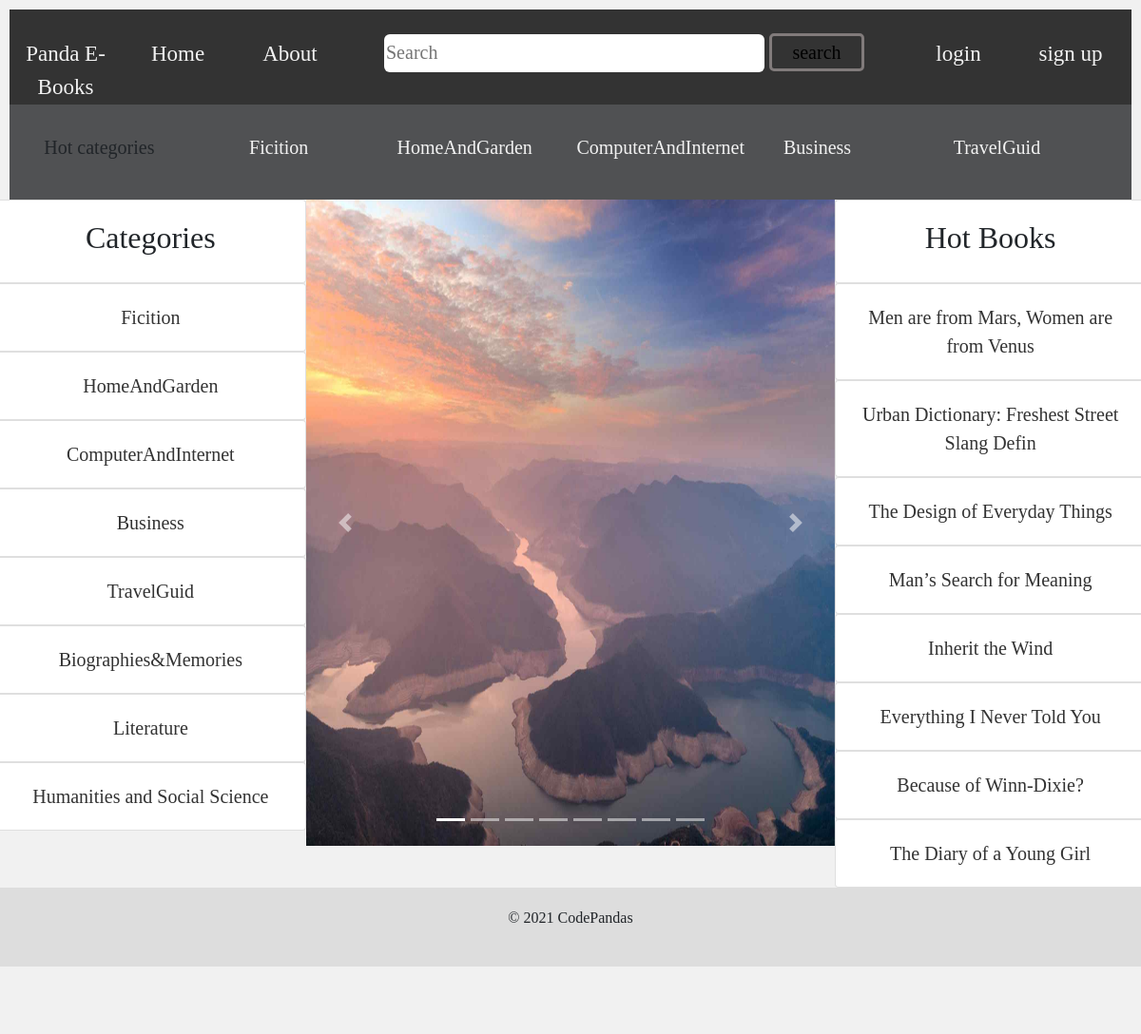
The page / on the database its author committed.
### panda/models.py (models this page shows, shortened)
class Category(models.Model):
    MAX_LENGTH = 200
    name = models.CharField(max_length=MAX_LENGTH,unique=True)
    likes = models.IntegerField(default=0)
    Sdescription =models.CharField(max_length=MAX_LENGTH)
    slug = models.SlugField(unique=True,blank=True)
    class Meta:
        verbose_name_plural = 'Categories'

class Book(models.Model):
    TITLE_MAX_SIZE = 128
    category = models.ForeignKey(Category, on_delete=models.CASCADE)
    name = models.CharField(max_length=TITLE_MAX_SIZE)
    slug = models.SlugField(unique=True,blank=True)
    views = models.IntegerField(default=0)
    image = models.ImageField(upload_to='book_images',blank = True)
    likes = models.IntegerField(default=0)
    rating = models.FloatField(default=0.0)
    description = models.CharField(max_length=1000)
    def photo_url(self):
        if self.image and hasattr(self.image, 'url'):
            return self.image.url
        else:
            return '/media/book_images/rango.jpg'

### panda/views.py (the view)
# urls.py: path('',views.homepage, name='homepage'),
def homepage(request):
    context_dict ={}
    all_category = Category.objects.order_by('-likes')[:8]
    category_list = Category.objects.order_by('-likes')[:5]
    book_list = Book.objects.order_by('-likes')[:8]
    context_dict['all_category'] = all_category
    context_dict['categories'] = category_list
    context_dict['books'] = book_list
    context_dict['book1'] = book_list[0]
    context_dict['book2'] = book_list[1]
    context_dict['book3'] = book_list[2]
    context_dict['book4'] = book_list[3]
    context_dict['book5'] = book_list[4]
    context_dict['book6'] = book_list[5]
    context_dict['book7'] = book_list[6]
    context_dict['book8'] = book_list[7]
    return render(request,'panda/homepage.html',context=context_dict)

### templates/panda/homepage.html (shortened to what this page needs)
{% extends 'panda/base.html' %}
{% load staticfiles %}
{% block main_block %}
<div >
<div class="homepage">
  <a >Hot categories</a>
    {% if categories %}
    {% for category in categories %}
    <a class="nav-link" href="{% url 'panda:show_category' category.slug %}">{{ category.name }}
    </a>
    {% endfor %}
    {% endif %}
</div></div>
<div class="row">
    <div class="leftcolumn">
      <div class="card"><h2 class="barTitile">Categories</h2></div>
            {% if all_category %}
            {% for category in all_category %}
            <div class="card">
            <p class="card-text">
            <a href="{% url 'panda:show_category' category.slug %}">{{ category.name }}</a>
         </p></div>
            {% endfor %}
            {% endif %}
    </div>
    <div class="mediumcolumn">
        <div id="demo" class="carousel slide" data-ride="carousel">
            <ul class="carousel-indicators">
              <li data-target="#demo" data-slide-to="0" class="active"></li>
              <li data-target="#demo" data-slide-to="1"></li>
              <li data-target="#demo" data-slide-to="2"></li>
              <li data-target="#demo" data-slide-to="3"></li>
              <li data-target="#demo" data-slide-to="4"></li>
              <li data-target="#demo" data-slide-to="5"></li>
              <li data-target="#demo" data-slide-to="6"></li>
              <li data-target="#demo" data-slide-to="7"></li>
            </ul>
            <div class="carousel-inner">
              <div class="carousel-item active">
                <img width="100%"  height="680px" src="{{book1.photo_url}}">
              </div>
            </div>
            <a class="carousel-control-prev" href="#demo" data-slide="prev">
              <span class="carousel-control-prev-icon"></span>
            </a>
            <a class="carousel-control-next" href="#demo" data-slide="next">
              <span class="carousel-control-next-icon"></span>
            </a>
          </div>
        </div>
    <div class="rightcolumn">
      <div class="card"><h2 class="barTitile">Hot Books</h2></div>
            {% if books %}
            {% for book in books %}
            <div class="card">
            <p class="card-text">
            <a href="{% url 'panda:show_book' book.slug %}">{{ book.name }}</a>
         </p></div>
            {% endfor %}
            {% endif %}
    </div>
  {% endblock %}

### static/css_js/css/base.css (style rules this page uses)
* { box-sizing: border-box; }
body { font-family: MV Boli; padding: 10px; background: #f1f1f1; }
.leftcolumn, .rightcolumn { float: left; width: 27%; }
.mediumcolumn { float: left; width: 46%; background-color: #f1f1f1; }
.card { background-color: white; padding: 20px; text-align: center; }
.card a { text-decoration: none; color: #333; }
.row:after { content: ""; display: table; clear: both; }
.homepage { overflow: hidden; background-color: rgb(80, 81, 83); margin: auto; height: 100px; }
.homepage a { height: 100px; float: left; width: 16%; display: block; color: #f2f2f2; text-align: center; padding: 30px ; text-decoration: none; font-size: 20px; }
.card-text { font-family: MV Boli; font-size: 20px; }
.barTitile { font-family: Brush Script MT; }

### rows shown on the page
Category: name "Ficition"
Category: name "HomeAndGarden"
Category: name "ComputerAndInternet"
Category: name "Business"
Category: name "TravelGuid"
Category: name "Biographies&Memories"
Category: name "Literature"
Category: name "Humanities and Social Science"
Book: name "Men are from Mars, Women are from Venus"
Book: name "Urban Dictionary: Freshest Street Slang Defin"
Book: name "The Design of Everyday Things"
Book: name "Man’s Search for Meaning"
Book: name "Inherit the Wind"
Book: name "Everything I Never Told You"
Book: name "Because of Winn-Dixie?"
Book: name "The Diary of a Young Girl"
